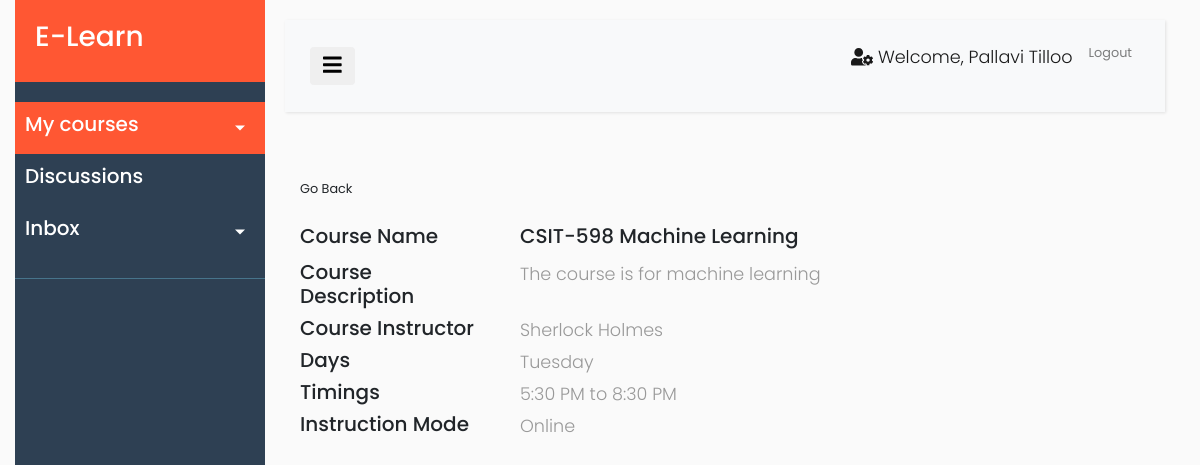
The app's page /coursedetail/CSIT-598 (signed in) with its own data.
### ELearn/models.py (models this page shows, shortened)
class Course(models.Model):
    course_id = models.CharField("Course ID", max_length=255, blank=False, null=False, unique=True)
    course_name = models.CharField("Course Name", max_length=255, blank=False, null=False, unique=True)
    course_desc = models.TextField("Course Description", blank=True)
    instructor = models.ForeignKey(User, db_column="user", null=True, on_delete=models.SET_NULL)
    days = models.CharField("Day", max_length=255)
    timing = models.CharField("Timing", max_length=255)
    mode = models.CharField("Instruction Mode", max_length=255)

### ELearn/views.py (the view)
# urls.py: path("coursedetail/<str:course_id>", views.course_detail , name='coursedetail'),
def course_detail(request, course_id):
	course = Course.objects.get(course_id=course_id)
	return render(request, "ELearn/course_detail.html", {"course": course})

### ELearn/context_processors.py (called while the page is built)
def get_courses(request):
    course_list = []
    if request.user.is_authenticated:
        current_user = request.user
        course_list = Course.objects.filter(instructor=current_user)
    return{
        'CURRENT_USER_COURSES' : course_list,
    }

### ELearn/templates/ELearn/course_detail.html (shortened to what this page needs)
{% extends "ELearn/layout.html" %}
{% block content %}
{% load static %}
<div class="container">
    <div class="row">
        <div class="col">
            <small><a href="{% url 'coursehome' course_id=course.course_id %}" id = '{{course.course_id}}'>Go Back</a></small>
        </div>
    </div>
    <br/>
    <div class="row">
        <div class="col-3">
            <h5>Course Name</h5>
        </div>
        <div class="col-9">
            <h5 class="card-title">{{course.course_id}} {{course.course_name}}</h5>
        </div>
    </div>
    <div class="row">
        <div class="col-3">
            <h5>Course Description</h5>
        </div>
        <div class="col-9">
            <p class="card-text">{{course.course_desc}}</p>
        </div>
    </div>
    <div class="row">
        <div class="col-3">
            <h5>Course Instructor</h5>
        </div>
        <div class="col-9">
            <p class="card-text">{{course.instructor.first_name}} {{course.instructor.last_name}}</p>
        </div>
    </div>
    <div class="row">
        <div class="col-3">
            <h5>Days</h5>
        </div>
        <div class="col-9">
            <p class="card-text">{{course.days}}</p>
        </div>
    </div>
    <div class="row">
        <div class="col-3">
            <h5>Timings</h5>
        </div>
        <div class="col-9">
            <p class="card-text">{{course.timing}}</p>
        </div>
    </div>
    <div class="row">
        <div class="col-3">
            <h5>Instruction Mode</h5>
        </div>
        <div class="col-9">
            <p class="card-text">{{course.mode}}</p>
        </div>
    </div>
    <br/>
</div>
{% endblock %}

### ELearn/templates/ELearn/layout.html (shortened to what this page needs)
<!DOCTYPE html>
<html>
<head>
    {% load static %}
    <link rel="stylesheet" href="https://stackpath.bootstrapcdn.com/bootstrap/4.1.0/css/bootstrap.min.css">
    <link rel="stylesheet" type="text/css" href="{% static 'ELearn/ELearn_Styles.css' %}">
</head>
<body>
    {% if user.is_authenticated %}
    <div class="container-fluid">
        <div class="wrapper">
            <nav id="sidebar">
                <div class="sidebar-header">
                    <a href="{% url 'home' %}">
                        <h3>E-Learn</h3>
                    </a>
                </div>
                <ul class="list-unstyled components">
                    <li class="active">
                        <a href="#homeSubmenu" data-toggle="collapse" aria-expanded="false" class="dropdown-toggle" title="Courses">
                            <div id="sidebar-components">
                                <h5>My courses</h5>
                            </div>
                        </a>
                    </li>
                    <li>
                        <div id="sidebar-components">
                            <a href="#" title="Discussions">
                                <h5>Discussions</h5>
                            </a>
                        </div>
                    </li>
                    <li>
                        <div id="sidebar-components">
                            <a href="#pageSubmenu" data-toggle="collapse" aria-expanded="false" class="dropdown-toggle" title="Inbox">
                                <div id="sidebar-components">
                                    <h5>Inbox</h5>
                                </div>
                            </a>
                        </div>
                    </li>
                </ul>
            </nav>
            <div id="content">
                <nav class="navbar navbar-expand-lg navbar-light bg-light">
                    <div class="container-fluid">
                        <button type="button" id="sidebarCollapse" class="btn">
                            <i class="fas fa-bars fa-lg"></i>
                        </button>
                        <div class="collapse navbar-collapse" id="navbarSupportedContent">
                            <ul class="nav navbar-nav ml-auto">
                                <li class="nav-item active">
                                    <p class="nav-link"><i class='fas fa-user-cog user-icon'></i> Welcome, {{ user.first_name }} {{ user.last_name }}</p>
                                </li>
                                <li class="nav-item active">
                                    <small><a class="nav-link" href="{% url 'logout' %}">Logout</a></small>
                                </li>
                            </ul>
                        </div>
                    </div>
                </nav>
                <br/>
                {% block content %}
                {% endblock %}
            </div>
        </div>
    </div>
    {% else %}
        <meta http-equiv="refresh" content="0; URL='login'" />
    {% endif %}
</body>
</html>

### ELearn/static/ELearn/ELearn_Styles.css (style rules this page uses)
body { font-family: 'Poppins', sans-serif; background: #fafafa; }
p { font-family: 'Poppins', sans-serif; font-size: 1.1em; font-weight: 300; line-height: 1.7em; color: #999; }
a, a:hover, a:focus { color: inherit; text-decoration: none; transition: all 0.3s; }
.navbar { padding: 15px 10px; background: #fff; border: none; border-radius: 0; margin-bottom: 40px; box-shadow: 1px 1px 3px rgba(0, 0, 0, 0.1); }
.wrapper { display: flex; align-items: stretch; }
#sidebar { min-width: 250px; max-width: 250px; background: #2E4053; color: #fff; transition: all 0.3s; }
#sidebar ul li a { text-align: left; }
#sidebar .sidebar-header { padding: 20px; background: #FF5733; }
#sidebar ul.components { padding: 20px 0; border-bottom: 1px solid #47748b; }
#sidebar ul li a { padding: 10px; font-size: 1.1em; display: block; }
#sidebar ul li.active>a, a[aria-expanded="true"] { color: #fff; background: #FF5733; }
a[data-toggle="collapse"] { position: relative; }
.dropdown-toggle::after { display: block; position: absolute; top: 50%; right: 20px; transform: translateY(-50%); }
#content { width: 100%; padding: 20px; min-height: 100vh; transition: all 0.3s; }

### records on screen
Course: course_id "CSIT-598", course_name "Machine Learning", course_desc "The course is for machine learning", instructor.first_name "Sherlock", instructor.last_name "Holmes", days "Tuesday", timing "5:30 PM to 8:30 PM", mode "Online"

### other values on screen
{{ user.first_name }} "Pallavi"
{{ user.last_name }} "Tilloo"
